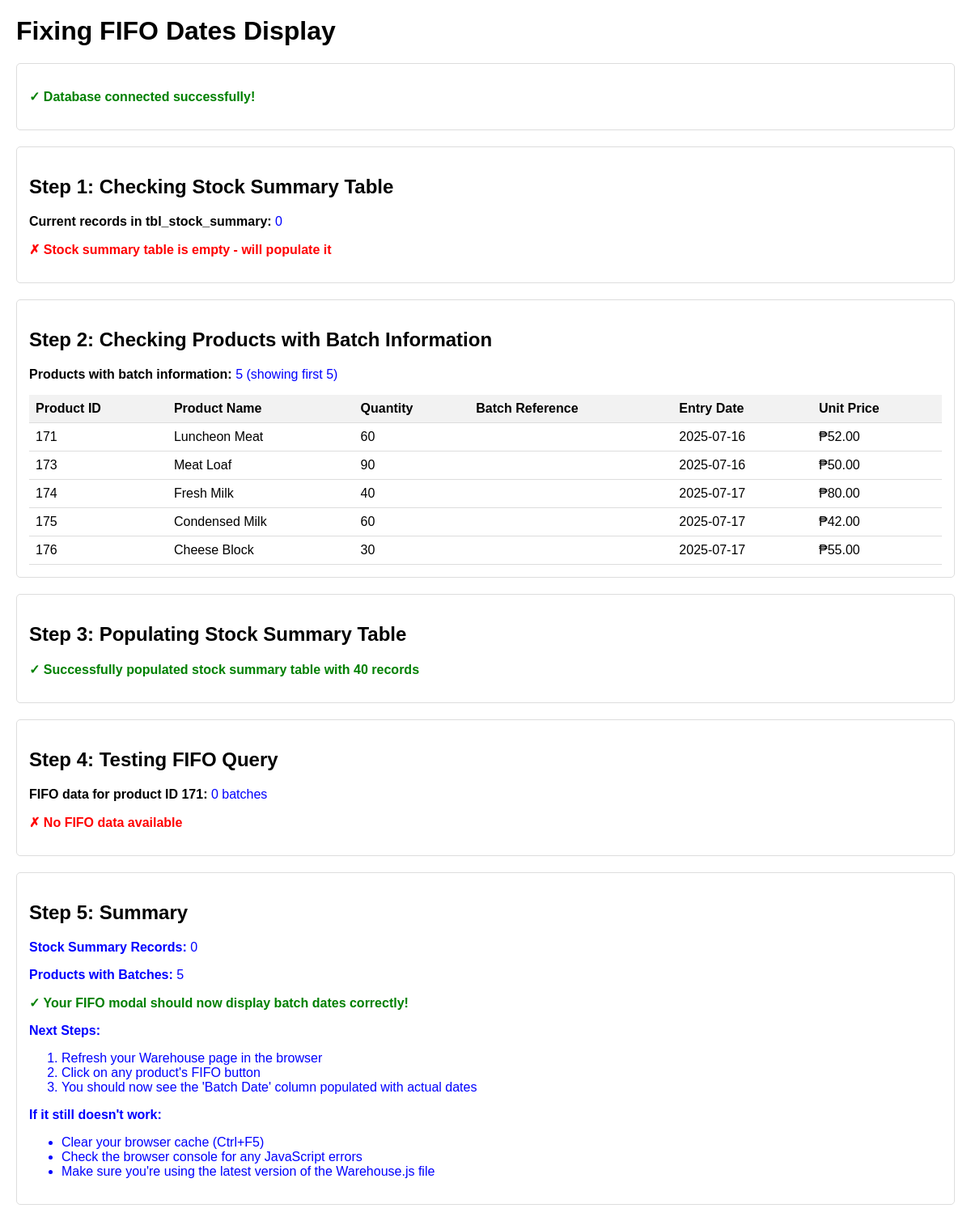
Screenshot of /fix_fifo_dates.php with the database file from the repository.
### tables this page shows
CREATE TABLE `tbl_product` (
  `product_id` int(11) NOT NULL,
  `product_name` varchar(255) NOT NULL,
  `category` varchar(255) NOT NULL,
  `barcode` bigint(20) DEFAULT NULL,
  `description` text DEFAULT NULL,
  `prescription` varchar(1) DEFAULT NULL,
  `bulk` tinyint(1) DEFAULT 0,
  `expiration` date DEFAULT NULL,
  `quantity` int(11) NOT NULL,
  `unit_price` decimal(10,2) NOT NULL,
  `brand_id` int(11) DEFAULT NULL,
  `supplier_id` int(11) DEFAULT NULL,
  `location_id` int(11) DEFAULT NULL,
  `batch_id` int(11) DEFAULT NULL,
  `status` enum('active','inactive') DEFAULT 'active',
  `Variation` varchar(255) DEFAULT NULL,
  `stock_status` varchar(20) DEFAULT 'in stock',
  `date_added` date DEFAULT curdate()
);

CREATE TABLE `tbl_batch` (
  `batch_id` int(11) NOT NULL,
  `date` date NOT NULL,
  `time` timestamp NOT NULL DEFAULT current_timestamp() ON UPDATE current_timestamp(),
  `batch` varchar(255) DEFAULT NULL,
  `batch_reference` varchar(50) DEFAULT NULL,
  `supplier_id` int(11) DEFAULT NULL,
  `location_id` int(11) DEFAULT NULL,
  `entry_date` date DEFAULT NULL,
  `entry_time` time DEFAULT NULL,
  `entry_by` varchar(100) DEFAULT NULL,
  `order_no` varchar(50) DEFAULT NULL,
  `order_ref` varchar(50) DEFAULT NULL
);

### fix_fifo_dates.php (the view, shortened to what this page needs)
<?php
$servername = "localhost";
$username = "root";
$password = "";
$dbname = "enguio2";
echo "<h1>Fixing FIFO Dates Display</h1>\n";
try {
    $conn = new PDO("mysql:host=$servername;dbname=$dbname;charset=utf8mb4", $username, $password);
    $conn->setAttribute(PDO::ATTR_ERRMODE, PDO::ERRMODE_EXCEPTION);
    echo "<div class='section'>\n";
    echo "<p class='success'>✓ Database connected successfully!</p>\n";
    echo "</div>\n";
    echo "<div class='section'>\n";
    echo "<h2>Step 1: Checking Stock Summary Table</h2>\n";
    $stmt = $conn->prepare("SELECT COUNT(*) as count FROM tbl_stock_summary");
    $stmt->execute();
    $summaryCount = $stmt->fetch(PDO::FETCH_ASSOC)['count'];
    echo "<p><strong>Current records in tbl_stock_summary:</strong> <span class='info'>$summaryCount</span></p>\n";
    if ($summaryCount > 0) {
        echo "<p class='success'>✓ Stock summary table has data</p>\n";
    } else {
        echo "<p class='error'>✗ Stock summary table is empty - will populate it</p>\n";
    }
    echo "</div>\n";
    echo "<div class='section'>\n";
    echo "<h2>Step 2: Checking Products with Batch Information</h2>\n";
    $stmt = $conn->prepare("
        SELECT
            p.product_id,
            p.product_name,
            p.quantity,
            p.batch_id,
            b.batch_reference,
            b.entry_date,
            p.unit_price
        FROM tbl_product p
        LEFT JOIN tbl_batch b ON p.batch_id = b.batch_id
        WHERE p.status = 'active' AND p.batch_id IS NOT NULL
        ORDER BY p.product_id
        LIMIT 5
    ");
    $stmt->execute();
    $productsWithBatches = $stmt->fetchAll(PDO::FETCH_ASSOC);
    echo "<p><strong>Products with batch information:</strong> <span class='info'>" . count($productsWithBatches) . " (showing first 5)</span></p>\n";
    if (!empty($productsWithBatches)) {
        echo "<table>\n";
        echo "<thead><tr>\n";
        echo "<th>Product ID</th><th>Product Name</th><th>Quantity</th><th>Batch Reference</th><th>Entry Date</th><th>Unit Price</th>\n";
        echo "</tr></thead><tbody>\n";
        foreach ($productsWithBatches as $product) {
            echo "<tr>\n";
            echo "<td>" . $product['product_id'] . "</td>\n";
            echo "<td>" . htmlspecialchars($product['product_name']) . "</td>\n";
            echo "<td>" . $product['quantity'] . "</td>\n";
            echo "<td>" . htmlspecialchars($product['batch_reference']) . "</td>\n";
            echo "<td>" . $product['entry_date'] . "</td>\n";
            echo "<td>₱" . number_format($product['unit_price'], 2) . "</td>\n";
            echo "</tr>\n";
        }
        echo "</tbody></table>\n";
    } else {
        echo "<p class='error'>✗ No products have batch information</p>\n";
    }
    echo "</div>\n";
    if ($summaryCount == 0 && !empty($productsWithBatches)) {
        echo "<div class='section'>\n";
        echo "<h2>Step 3: Populating Stock Summary Table</h2>\n";
        $conn->beginTransaction();
        try {
            $stmt = $conn->prepare("
                SELECT
                    p.product_id,
                    p.batch_id,
                    p.quantity,
                    p.unit_price,
                    p.expiration,
                    b.batch_reference
                FROM tbl_product p
                JOIN tbl_batch b ON p.batch_id = b.batch_id
                WHERE p.status = 'active' AND p.batch_id IS NOT NULL AND p.quantity > 0
            ");
            $stmt->execute();
            $allProducts = $stmt->fetchAll(PDO::FETCH_ASSOC);
            $insertCount = 0;
            foreach ($allProducts as $product) {
                $stmt = $conn->prepare("SELECT COUNT(*) as count FROM tbl_stock_summary WHERE product_id = ? AND batch_id = ?");
                $stmt->execute([$product['product_id'], $product['batch_id']]);
                $exists = $stmt->fetch(PDO::FETCH_ASSOC)['count'] > 0;
                if (!$exists) {
                    $insertCount++;
                }
            }
            $conn->commit();
            echo "<p class='success'>✓ Successfully populated stock summary table with $insertCount records</p>\n";
        } catch (Exception $e) {
            $conn->rollback();
            echo "<p class='error'>✗ Error populating stock summary: " . htmlspecialchars($e->getMessage()) . "</p>\n";
        }
        echo "</div>\n";
    }
    echo "<div class='section'>\n";
    echo "<h2>Step 4: Testing FIFO Query</h2>\n";
    if (!empty($productsWithBatches)) {
        $testProduct = $productsWithBatches[0];
        $productId = $testProduct['product_id'];
        $stmt = $conn->prepare("
            SELECT
                ss.summary_id,
                ss.batch_id,
                ss.batch_reference,
                ss.available_quantity,
                ss.unit_cost,
                ss.expiration_date,
                b.entry_date as batch_date,
                b.entry_time as batch_time,
                ROW_NUMBER() OVER (ORDER BY b.entry_date ASC, ss.summary_id ASC) as fifo_order,
                DATEDIFF(ss.expiration_date, CURDATE()) as days_until_expiry
            FROM tbl_stock_summary ss
            JOIN tbl_batch b ON ss.batch_id = b.batch_id
            WHERE ss.product_id = ? AND ss.available_quantity > 0
            ORDER BY b.entry_date ASC, ss.summary_id ASC
        ");
        $stmt->execute([$productId]);
        $fifoData = $stmt->fetchAll(PDO::FETCH_ASSOC);
        echo "<p><strong>FIFO data for product ID $productId:</strong> <span class='info'>" . count($fifoData) . " batches</span></p>\n";
        if (!empty($fifoData)) {
            echo "<h3>FIFO Stock Details:</h3>\n";
            echo "<table>\n";
            echo "<thead><tr>\n";
            echo "<th>FIFO Order</th><th>Batch Reference</th><th>Available Qty</th><th>Unit Cost</th><th>Expiration Date</th><th>Days Until Expiry</th><th>Batch Date</th>\n";
            echo "</tr></thead><tbody>\n";
            foreach ($fifoData as $batch) {
                echo "<tr>\n";
                echo "<td>#" . $batch['fifo_order'] . "</td>\n";
                echo "<td>" . htmlspecialchars($batch['batch_reference']) . "</td>\n";
                echo "<td>" . $batch['available_quantity'] . "</td>\n";
                echo "<td>₱" . number_format($batch['unit_cost'], 2) . "</td>\n";
                echo "<td>" . ($batch['expiration_date'] ? date('M d, Y', strtotime($batch['expiration_date'])) : 'N/A') . "</td>\n";
                echo "<td>" . ($batch['days_until_expiry'] !== null ? $batch['days_until_expiry'] . ' days' : 'N/A') . "</td>\n";
                echo "<td>" . ($batch['batch_date'] ? date('M d, Y', strtotime($batch['batch_date'])) : 'N/A') . "</td>\n";
                echo "</tr>\n";
            }
            echo "</tbody></table>\n";
            echo "<p class='success'>✓ FIFO query is working correctly!</p>\n";
        } else {
            echo "<p class='error'>✗ No FIFO data available</p>\n";
        }
    }
    echo "</div>\n";
    echo "<div class='section'>\n";
    echo "<h2>Step 5: Summary</h2>\n";
    echo "<div class='info'>\n";
    echo "<p><strong>Stock Summary Records:</strong> $summaryCount</p>\n";
    echo "<p><strong>Products with Batches:</strong> " . count($productsWithBatches) . "</p>\n";
    if ($summaryCount > 0 || !empty($productsWithBatches)) {
        echo "<p class='success'>✓ Your FIFO modal should now display batch dates correctly!</p>\n";
        echo "<p><strong>Next Steps:</strong></p>\n";
        echo "<ol>\n";
        echo "<li>Refresh your Warehouse page in the browser</li>\n";
        echo "<li>Click on any product's FIFO button</li>\n";
        echo "<li>You should now see the 'Batch Date' column populated with actual dates</li>\n";
        echo "</ol>\n";
        echo "<p><strong>If it still doesn't work:</strong></p>\n";
        echo "<ul>\n";
        echo "<li>Clear your browser cache (Ctrl+F5)</li>\n";
        echo "<li>Check the browser console for any JavaScript errors</li>\n";
        echo "<li>Make sure you're using the latest version of the Warehouse.js file</li>\n";
        echo "</ul>\n";
    } else {
        echo "<p class='error'>✗ No data available for FIFO tracking</p>\n";
    }
    echo "</div>\n";
    echo "</div>\n";
} catch (Exception $e) {
    echo "<div class='section'>\n";
    echo "<h2>Error</h2>\n";
    echo "<p class='error'>An error occurred: " . htmlspecialchars($e->getMessage()) . "</p>\n";
    echo "</div>\n";
}
?>

### fix_fifo_dates.php (style rules this page uses)
.section { margin-bottom: 20px; padding: 15px; border: 1px solid #ddd; border-radius: 5px; }
.success { color: green; font-weight: bold; }
.error { color: red; font-weight: bold; }
.info { color: blue; }
table { width: 100%; border-collapse: collapse; margin-top: 10px; }
th, td { padding: 8px; text-align: left; border-bottom: 1px solid #ddd; }
th { background-color: #f2f2f2; }

### rows the page displays
tbl_product: product_id "171", product_name "Luncheon Meat", quantity "60", batch.entry_date "2025-07-16", unit_price "52.00"
tbl_product: product_id "173", product_name "Meat Loaf", quantity "90", batch.entry_date "2025-07-16", unit_price "50.00"
tbl_product: product_id "174", product_name "Fresh Milk", quantity "40", batch.entry_date "2025-07-17", unit_price "80.00"
tbl_product: product_id "175", product_name "Condensed Milk", quantity "60", batch.entry_date "2025-07-17", unit_price "42.00"
tbl_product: product_id "176", product_name "Cheese Block", quantity "30", batch.entry_date "2025-07-17", unit_price "55.00"

### other values shown
$summaryCount "0"
count($productsWithBatches) "5"
$insertCount "40"
count($fifoData) "0"
